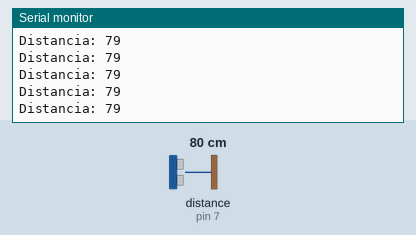
Bench run of a sketch on a simulated Arduino Uno, built with avr-gcc and run on an emulated ATmega328P. Parts: the last lines printed to the serial monitor. Wiring (inferred from the names in the program): ultrasonic range finder: trigger pin 6; echo pin 7. Inputs (shaded band) come from the test bench; at power-on: distance to the obstacle (sensor on pin 7) 80 cm. The echo pulse lasts 58.3 µs per cm.

Above: at 1.2 s.
1.3 s: distance to the obstacle (sensor on pin 7) set to 299 cm
At 1.62 s:
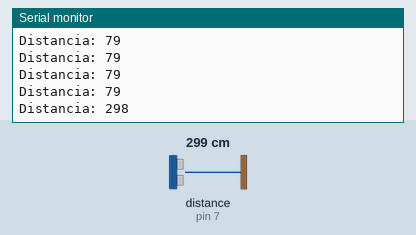
4.3 s: distance to the obstacle (sensor on pin 7) set to 2 cm
At 4.45 s:
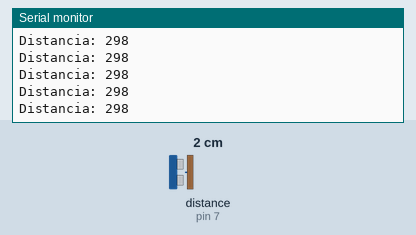
Timing chart, 0 to 7.3 s (numbered marks = the images above; inputs shaded):
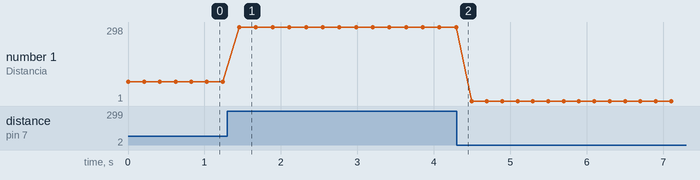

Measured:
- after the input at 1.3 s, the serial monitor: prints a new line after 0.16 s (image 1)
- plotted number 1: 79 → 298 after the input at 1.3 s, 298 → 1 after the input at 4.3 s

The sketch:

test_hc_s04.ino
```cpp
const int TriggerPin = 6;
const int EchoPin = 7;


void setup() {
   Serial.begin(9600);
   pinMode(TriggerPin, OUTPUT);
   pinMode(EchoPin, INPUT);
}

void loop() {
   int cm = ping(TriggerPin, EchoPin);
   Serial.print("Distancia: ");
   Serial.println(cm);
   delay(200);
}

int ping(int TriggerPin, int EchoPin) {
   long duration, distanceCm;

   digitalWrite(TriggerPin, LOW);  //para generar un pulso limpio ponemos a LOW 4us
   delayMicroseconds(4);
   digitalWrite(TriggerPin, HIGH);  //generamos Trigger (disparo) de 10us
   delayMicroseconds(10);
   digitalWrite(TriggerPin, LOW);

   duration = pulseIn(EchoPin, HIGH);  //medimos el tiempo entre pulsos, en microsegundos

   distanceCm = duration * 10 / 292/ 2;   //convertimos a distancia, en cm
   return distanceCm;
}
```
